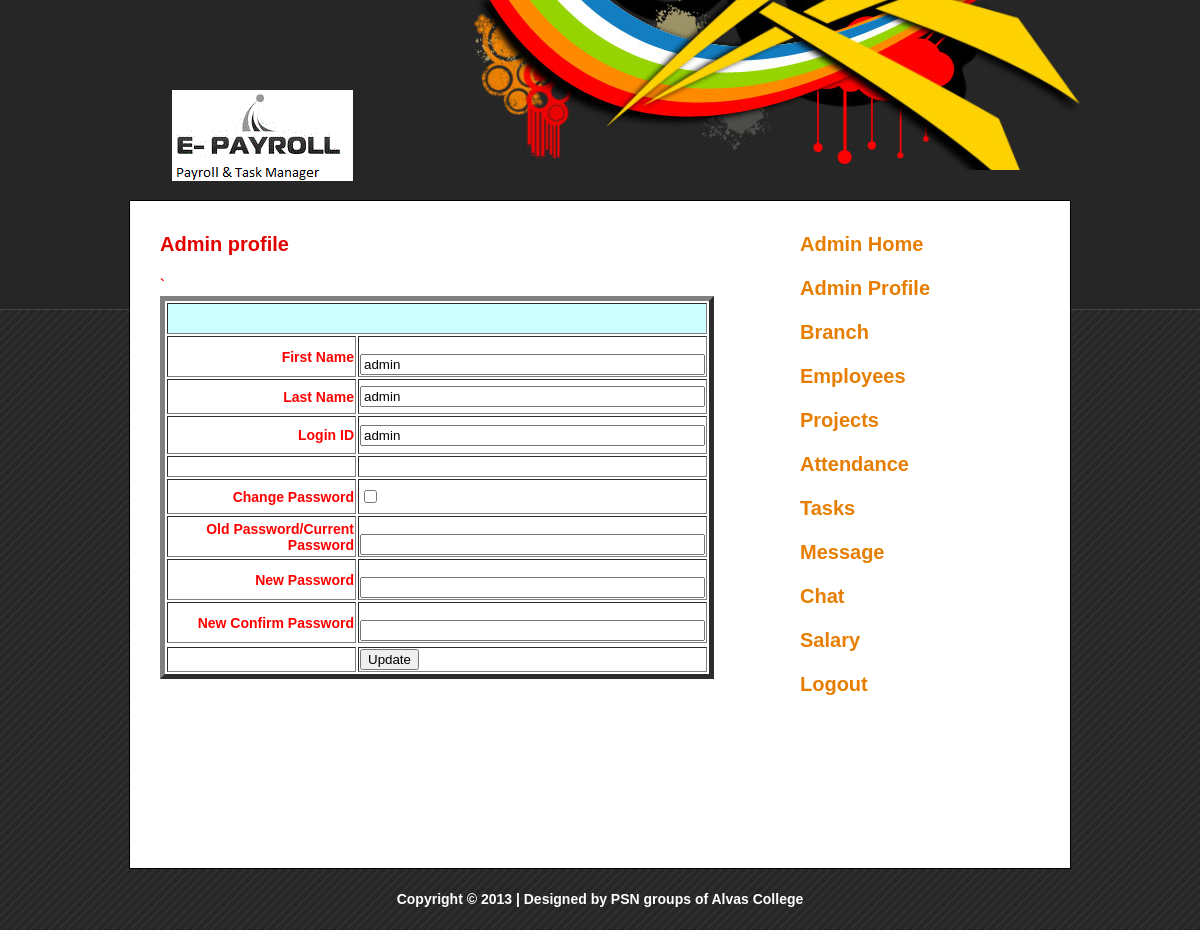
Screenshot of /updateprofile.php with the database file from the repository.
### tables this page shows
CREATE TABLE IF NOT EXISTS `employees` (
  `empid` int(10) NOT NULL AUTO_INCREMENT,
  `fname` varchar(25) NOT NULL,
  `lname` varchar(25) NOT NULL,
  `loginid` varchar(25) NOT NULL,
  `password` varchar(25) NOT NULL,
  `branchid` int(11) NOT NULL,
  `joindate` date NOT NULL,
  `basicsalary` double(10,2) NOT NULL,
  `address` text NOT NULL,
  `city` varchar(25) NOT NULL,
  `state` varchar(25) NOT NULL,
  `country` varchar(20) NOT NULL,
  `contactno` varchar(25) NOT NULL,
  `sex` varchar(15) NOT NULL,
  `dob` date NOT NULL,
  `emptype` varchar(20) NOT NULL,
  `expirence` int(10) NOT NULL,
  PRIMARY KEY (`empid`),
  UNIQUE KEY `loginid` (`loginid`)
);

### updateprofile.php (the view, shortened to what this page needs)
<?php
include("header.php");
	$resultq = mysql_query("select * from employees where empid='100'");
	while($rowsa = mysql_fetch_array($resultq))
	{
	$fname = $rowsa["fname"];
	$lname = $rowsa["lname"];
	$loginid = $rowsa["loginid"];
	}
?>
    <div id="templatemo_content">
        <div id="templatemo_content_left">
        	<div class="header_02">Admin profile</div>
       	  <form id="formup" name="formup" method="post" action=""  onsubmit="return validateFormupd()">
            <table width="554" height="350" border="5">
              <tr>
                <th height="31" colspan="2" bgcolor="#CCFFFF" scope="row"><p>
                </p></th>
              </tr>
              <tr>
                <th width="281" height="36" scope="row"><div align="right">First Name</div></th>
                <td width="263">&nbsp;
                <input name="fname" type="text" id="fname" size="40" value="<?php echo $fname; ?>" /></td>
              </tr>
              <tr>
                <th height="35" scope="row"><div align="right">Last Name</div></th>
                <td><input name="lname" type="text" id="lname" size="40"  value="<?php echo $lname; ?>" /></td>
              </tr>
              <tr>
                <th height="38" scope="row"><div align="right">Login ID</div></th>
                <td><input name="loginid" type="text" id="loginid" size="40"  value="<?php echo $loginid; ?>" /></td>
              </tr>`
              <tr>
                <th height="21" scope="row">&nbsp;</th>
                <td>&nbsp;</td>
              </tr>
              <tr>
                <th height="35" scope="row" align="right">Change Password</th>
                <td><input type="checkbox" name="passcheck" id="passcheck" />
                <label for="passcheck"></label></td>
              </tr>
              <tr>
                <th height="35" scope="row"><div align="right">Old Password/Current Password</div></th>
                <td>&nbsp;
                <input name="oldpassword" type="password" id="oldpassword" size="40" /></td>
              </tr>
              <tr>
                <th height="35" scope="row"><label for="newpassword">
                  <div align="right">New Password</div>
                </label></th>
               <td>&nbsp;
                <input name="newpassword" type="password" id="newpassword" size="40" /></td>
             <tr>
                <th height="36" scope="row"><label for="confirmpassword">
                  <div align="right">New Confirm Password</div>
                </label></th>
               <td>&nbsp;
               <input name="confpassword" type="password" id="confpassword" size="40" /></td>
              </tr>
              <tr>
                <th scope="row">&nbsp;</th>
                <td><input type="submit" name="update" id="update" value="Update" /></td>
              </tr>
            </table>
       	  </form>
            <div class="margin_bottom_40"></div>
        </div>
        <div id="templatemo_content_right">
        	<div class="content_right_section">
                          <?php
			 if($_SESSION["logintype"] = "Admin")
			 {
				include("adminsidebar.php");
			 }
			 else
			 {
				 include("empsidebar.php");
			 }
				?>
              <div class="margin_bottom_20"></div>
                <div class="margin_bottom_20"></div>
                <div class="margin_bottom_20"></div>
        	</div>
        </div>
    </div>
   <?php
   include("footer.php");
   ?>

### templatemo_style.css (style rules this page uses)
body { margin: 0; padding: 0; line-height: 1.5em; font-family: Arial, Helvetica, sans-serif; font-size: 11px; color: #333333; background: #262626 url(images/templatemo_main_bg_repeat.jpg); }
p { margin: 0px; padding: 0px; }
.margin_bottom_20 { clear: both; width: 100%; height: 20px; font-size: 1px; }
.margin_bottom_40 { clear: both; width: 100%; height: 40px; font-size: 1px; }
.header_02 { color: #e20000; font-size: 20px; font-weight: bold; padding: 3px 0 5px 0; margin: 0 0 15px 0; }
#templatemo_content { clear: both; width: 940px; margin: 30px 19px 0 19px; background: #ffffff; border: 1px solid #000; }
#templatemo_content #templatemo_content_left { float: left; width: 580px; padding: 30px; }
#templatemo_content_left p { padding-bottom: 10px; text-align: justify; }
#templatemo_content #templatemo_content_right { float: right; width: 240px; padding: 30px }
.content_right_section { clear: both; }

### header.php (style rules this page uses)
body,td,th { font-size: 14px; font-weight: bold; color: #F00; }
body { background-color: #FFF; }

### rows the page displays
employees: fname "admin", lname "admin", loginid "admin"
